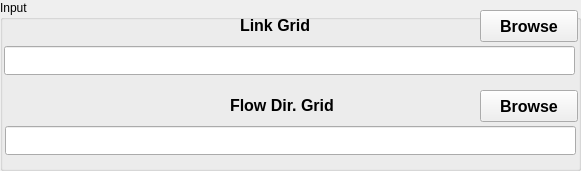
  <widget class="QGroupBox" name="groupBoxInput">
   <property name="geometry">
    <rect>
     <x>15</x>
     <y>17</y>
     <width>581</width>
     <height>171</height>
    </rect>
   </property>
   <property name="font">
    <font>
     <weight>50</weight>
     <bold>false</bold>
    </font>
   </property>
   <property name="title">
    <string>Input</string>
   </property>
   <widget class="QPushButton" name="pushButtonLinkGrids">
    <property name="geometry">
     <rect>
      <x>480</x>
      <y>10</y>
      <width>98</width>
      <height>32</height>
     </rect>
    </property>
    <property name="font">
     <font>
      <pointsize>12</pointsize>
      <weight>75</weight>
      <bold>true</bold>
     </font>
    </property>
    <property name="text">
     <string>Browse</string>
    </property>
    <property name="checkable">
     <bool>false</bool>
    </property>
    <property name="autoDefault">
     <bool>false</bool>
    </property>
    <property name="flat">
     <bool>false</bool>
    </property>
   </widget>
   <widget class="QLabel" name="textLabel1">
    <property name="geometry">
     <rect>
      <x>240</x>
      <y>10</y>
      <width>87</width>
      <height>31</height>
     </rect>
    </property>
    <property name="font">
     <font>
      <pointsize>12</pointsize>
      <weight>75</weight>
      <bold>true</bold>
     </font>
    </property>
    <property name="text">
     <string>Link Grid</string>
    </property>
   </widget>
   <widget class="QLineEdit" name="lineEditLinkGrids">
    <property name="geometry">
     <rect>
      <x>4</x>
      <y>46</y>
      <width>571</width>
      <height>29</height>
     </rect>
    </property>
    <property name="font">
     <font>
      <pointsize>11</pointsize>
      <weight>75</weight>
      <bold>true</bold>
     </font>
    </property>
   </widget>
   <widget class="QLineEdit" name="lineEditFlowDirGrids">
    <property name="geometry">
     <rect>
      <x>5</x>
      <y>126</y>
      <width>571</width>
      <height>29</height>
     </rect>
    </property>
    <property name="font">
     <font>
      <pointsize>11</pointsize>
      <weight>75</weight>
      <bold>true</bold>
     </font>
    </property>
   </widget>
   <widget class="QPushButton" name="pushButtonFlowDirGrids">
    <property name="geometry">
     <rect>
      <x>480</x>
      <y>90</y>
      <width>98</width>
      <height>32</height>
     </rect>
    </property>
    <property name="font">
     <font>
      <pointsize>12</pointsize>
      <weight>75</weight>
      <bold>true</bold>
     </font>
    </property>
    <property name="text">
     <string>Browse</string>
    </property>
    <property name="checkable">
     <bool>false</bool>
    </property>
    <property name="autoDefault">
     <bool>false</bool>
    </property>
    <property name="flat">
     <bool>false</bool>
    </property>
   </widget>
   <widget class="QLabel" name="textLabel1_3">
    <property name="geometry">
     <rect>
      <x>230</x>
      <y>90</y>
      <width>111</width>
      <height>31</height>
     </rect>
    </property>
    <property name="font">
     <font>
      <pointsize>12</pointsize>
      <weight>75</weight>
      <bold>true</bold>
     </font>
    </property>
    <property name="text">
     <string>Flow Dir. Grid</string>
    </property>
   </widget>
  </widget>
